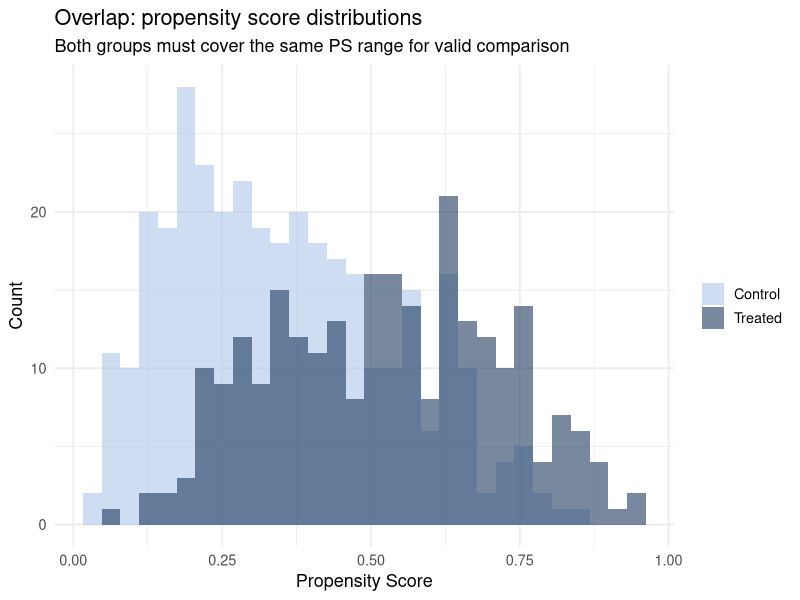

Write the R code that produced this figure.
## ---- chunk 1
library(tidyverse)
library(MatchIt)
library(broom)
set.seed(321)
## ---- chunk 2
n <- 600
age           <- rnorm(n, 40, 10)
health_aware  <- rnorm(n, 50, 12)
job_stress    <- rnorm(n, 45, 8)

# Treatment probability driven by confounders
p_treat   <- plogis(-4 + 0.05 * age + 0.06 * health_aware - 0.03 * job_stress)
treatment <- rbinom(n, 1, p_treat)

# True ATE = 5
health_score <- 40 + 0.3 * age + 0.4 * health_aware - 0.2 * job_stress +
                5 * treatment + rnorm(n, 0, 6)

df_ps <- tibble(age, health_aware, job_stress, treatment, health_score)

m_naive <- lm(health_score ~ treatment, data = df_ps)
cat("Naive estimate:", round(coef(m_naive)["treatment"], 2),
    "— true effect = 5\n")
## ---- chunk 3
ps_model <- glm(treatment ~ age + health_aware + job_stress,
                family = binomial, data = df_ps)
df_ps <- df_ps |> mutate(ps = fitted(ps_model))

ggplot(df_ps, aes(x = ps, fill = factor(treatment))) +
  geom_histogram(alpha = 0.6, bins = 30, position = "identity") +
  scale_fill_manual(values = c("#aec6e8", "#1e3a5f"),
                    labels = c("Control", "Treated")) +
  labs(title = "Overlap: propensity score distributions",
       subtitle = "Both groups must cover the same PS range for valid comparison",
       x = "Propensity Score", y = "Count", fill = NULL) +
  theme_minimal(base_size = 13)
## ---- chunk 4
m_out <- matchit(treatment ~ age + health_aware + job_stress,
                 data = df_ps, method = "nearest", ratio = 1)

# Balance summary
summary(m_out)$sum.matched |>
  knitr::kable(digits = 3,
    caption = "Balance after nearest-neighbor matching (std. diff. should be near 0)")
## ---- chunk 5
matched_data <- match.data(m_out)

m_matched <- lm(health_score ~ treatment + age + health_aware + job_stress,
                data = matched_data, weights = weights)

tidy(m_matched) |> filter(term == "treatment") |>
  knitr::kable(digits = 3,
    caption = "Matched estimate of ATE (true = 5)")
